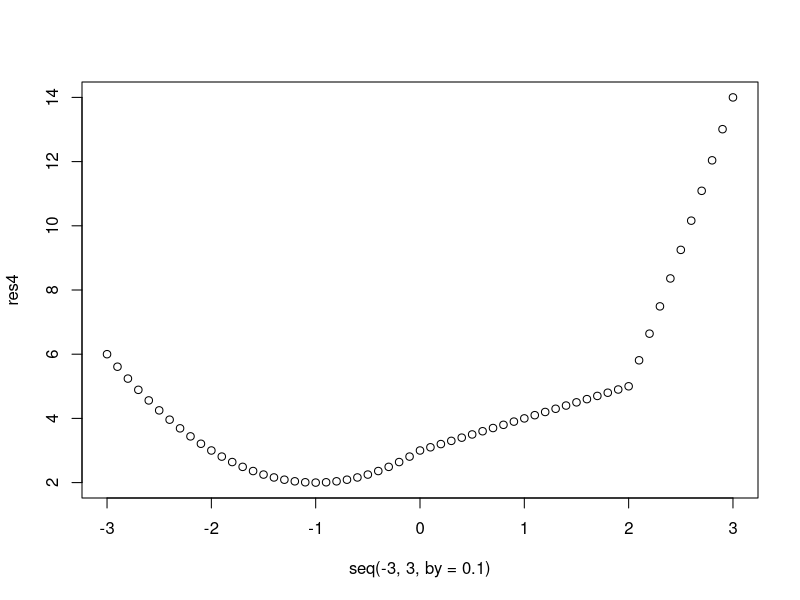

Write R code to recreate this figure.
## ---- chunk 1
knitr::opts_chunk$set(echo = TRUE)
## ---- chunk 2
#(a)
A = matrix(data = c(1,1,3,5,2,6,-2,-1,-3),nrow = 3,ncol = 3,byrow = TRUE)
A
A^3

#(b)
A[,3] <- A[,2]+A[,3]
A
## ---- chunk 3
B = matrix(data = rep(c(10,-10,10),times = 15),nrow = 15,byrow = TRUE)
B

crossprod(B,B)
## ---- chunk 4
matE = matrix(rep(0,36),nrow = 6,byrow = TRUE)
matE
row(matE)
col(matE)


matE[abs(row(matE)-col(matE))==1] <- 1
matE
## ---- chunk 5
a = 0:4
outer(a,a,"+")
## ---- chunk 6
#(a)
outer(0:4,0:4,"+")%%5

#(b)
outer(0:9,0:9,"+")%%10

#(c)
M <- outer(8:0,8:0,"+")%%9
M <- M[, c(9, (1:ncol(M))[-9])]
#t(outer(8:0,8:0,"+")%%9)
apply(M, 2, rev)
## ---- chunk 7
xs = abs(outer(1:5,5:1,"+")-6)+1
ys = matrix(c(7,-1,-3,5,17),nrow = 5,byrow = TRUE)
solve(xs,ys)
#apply(M2, 2, rev)
## ---- chunk 8
set.seed(75)
aMat <- matrix( sample(10, size=60, replace=T), nr=6)

#(a)
rowSums(aMat>4)

#(b)
equal7 <- rowSums(aMat==7)
match(2,equal7)

#(c)
myfunc <- function(v){
  #result <- list()
  for (i in c(1:9)) {
    column1 <- v[,i]
    sum1 <- sum(column1)
    #print(i+1)
    for (j in c(i:10)) {
      column2 <- v[,j]
      success <- list(i)
      #print(sum1+sum(column2))
      if(sum1+sum(column2)>75){
        #list.append(success,c(j))
        if(i!=j){
        print(c(i,j))}
        #list.append(result,success)
      }
    }
  }
  #return(result)
}

myfunc(aMat)
## ---- chunk 9
#(a)
sum((1:20)^4) * sum(1/(3+(1:5)))

#(b)
myfunc1 <- function(v){
  result <- 0
  for (i in c(1:20)) {
    for (j in c(1:5)) {
      result <- result + ((i^4)/(3+i*j))
    }
  }
  return(result)
}
myfunc1(1)

#(c)
myfunc2 <- function(v){
  result <- 0
  for (i in c(1:20)) {
    for (j in c(1:i)) {
      result <- result + ((i^4)/(3+i*j))
    }
  }
  return(result)
}
myfunc2(1)

## ---- chunk 10
#(a)
tmpFn1 <- function(v){
  lengthv <- length(v)
  return(v^c(1:lengthv))
}

tmpFn1(c(1:3))

tmpFn2 <- function(v){
  lengthv <- length(v)
  return((v^c(1:lengthv))/c(1:lengthv))
}

tmpFn2(c(1:3))

#(b)
tmpFn3 <- function(x,n){
 return(1+sum(x^c(1:n)/c(1:n)))
}
tmpFn3(2,10)
## ---- chunk 11
tmpFn <- function(xVec){
  if(is.vector(xVec)){
    lengthx <- length(xVec)
    return((xVec[c(1:(lengthx-2))]+xVec[c(2:(lengthx-1))]+xVec[c(3:(lengthx))])/3)
  }
}

#tmpFn(c(1,3,6,7,8,9,12,23))
tmpFn(c(1:5,6:1))
## ---- chunk 12
tmpFn4 <- function(xVec){
  for (i in c(1:length(xVec))) {
    varx <- xVec[i]
    #print(varx)
    if(varx<0){
      xVec[i] <- (varx^2)+(2*varx)+3
    }
    else if(varx>=0 && varx<2){
      xVec[i] <- varx+3
    }
    else{
      xVec[i] <- (varx^2)+(4*varx)-7
    }
  }
  return(xVec)
}

res4 <- tmpFn4(seq(-3,3,by=0.1))
res4
plot(seq(-3,3,by=0.1),res4)
## ---- chunk 13
tmpFn5 <- function(xMatrix){ 
  result <- apply(xMatrix, 1, function(x){ifelse(x%%2==0, x, x*2)})
  return(t(result))
}

tmpFn5(matrix(c(1,1,3,5,2,6,-2,-1,-3),nrow = 3,byrow = TRUE))
## ---- chunk 14
tmpFn6 <- function(k,n){
  matE = diag(k,nrow = n,ncol = n)
  
  matE[abs(row(matE)-col(matE))==1] <- 1
  return(matE)
}
tmpFn6(2,5)
## ---- chunk 15
quadrant <- function(alpha){
  module <- alpha%%360
  if(module>=0 && module<90){
    return(1)
  }
  else if(module>=90 && module<180){
    return(2)
  }
  else if(module>=180 && module<270){
    return(3)
  }
  else{
    return(4)
  }
}
quadrant(92)
quadrant(430)
## ---- chunk 16
weekday <- function(day,month,year){
  k <-  day
  m <- (month+10)%%13
  y <- year%%100-1+(month+10)%/%12
  c <- year%/%100
  list_weekdays <- c("Saturday","Sunday","Monday","Tuesday",
                     "Wednesday","Thursday","Friday")
  names(list_weekdays) = c(0:6)
  
  f <- (floor(2.6*m-0.2)+k+y+floor(y/4)+floor(c/4)-2*c)%%7
  print(f)
  return(list_weekdays[as.character(f)])
}
weekday(2,2,2018)

#(b)
#yes! it works
weekday(c(2,4),c(2,2),c(2018,2018))
